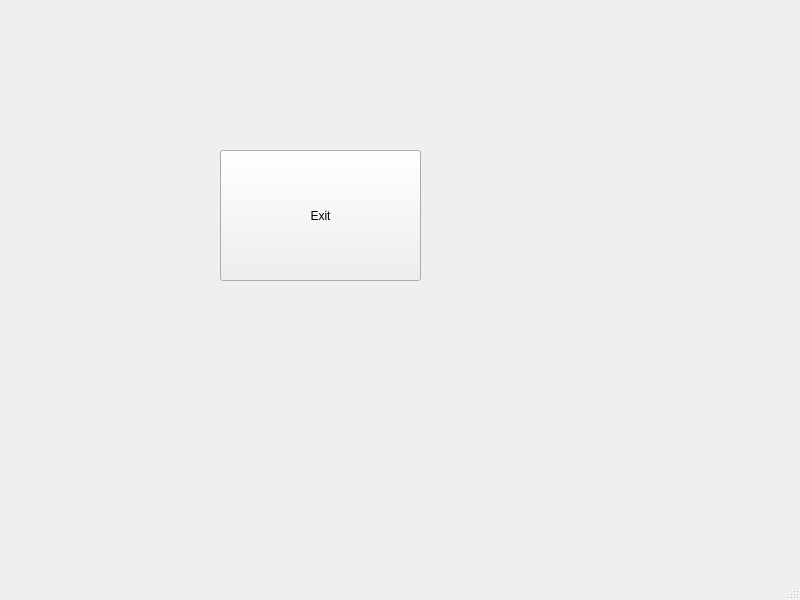
<?xml version="1.0" encoding="UTF-8"?>
<ui version="4.0">
 <class>MainWindow</class>
 <widget class="QMainWindow" name="MainWindow">
  <property name="geometry">
   <rect>
    <x>0</x>
    <y>0</y>
    <width>800</width>
    <height>600</height>
   </rect>
  </property>
  <property name="windowTitle">
   <string>MainWindow</string>
  </property>
  <widget class="QWidget" name="centralwidget">
   <widget class="QPushButton" name="btnExit">
    <property name="geometry">
     <rect>
      <x>220</x>
      <y>150</y>
      <width>201</width>
      <height>131</height>
     </rect>
    </property>
    <property name="text">
     <string>Exit</string>
    </property>
   </widget>
  </widget>
  <widget class="QMenuBar" name="menubar">
   <property name="geometry">
    <rect>
     <x>0</x>
     <y>0</y>
     <width>800</width>
     <height>26</height>
    </rect>
   </property>
  </widget>
  <widget class="QStatusBar" name="statusbar"/>
 </widget>
 <resources/>
 <connections/>
</ui>
